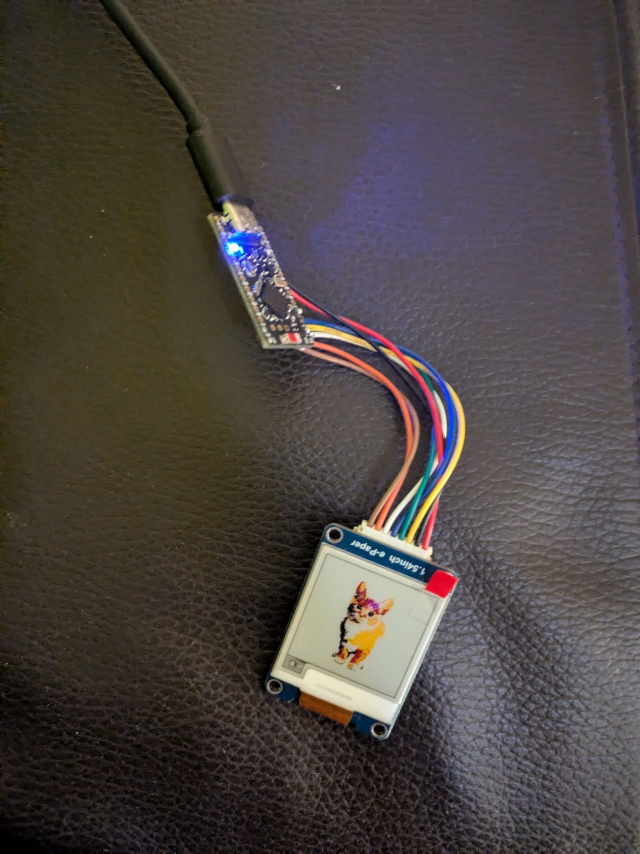
#> input picture assets/working_prototype.jpg, 1920 x 2560 px (shown at 1/3 size)
$ python img24c.py ../assets/working_prototype.jpg
#> lines starting #> are read from the running program, lines starting #| are printed output that depends on the picture; after the words box and inside, x2 and y2 are one past the last pixel; in counts of white or black regions, pixels touching at a corner belong together
#!/usr/bin/env python3
"""
image_to_epd4c.py

Convert an image into three separate 1-bit-per-pixel C byte arrays
(black, red, yellow) suitable for GxEPD2 4-color e-paper displays
(e.g. GDEM0154F51H 1.54" BWRY panel).

Usage:
    pip install pillow
    python image_to_epd4c.py input.jpg -o imagemap.h -w 200 -H 200

Output:
    A .h file defining:
        const unsigned char epd_bitmap_black[]  PROGMEM = {...};
        const unsigned char epd_bitmap_red[]    PROGMEM = {...};
        const unsigned char epd_bitmap_yellow[] PROGMEM = {...};

    Each array is packed MSB-first, one bit per pixel, rows padded to
    a byte boundary — the format Adafruit_GFX / GxEPD2 drawBitmap()
    expects. A set bit means "draw this ink color" at that pixel.
"""

import argparse
from PIL import Image

# Target 4-color palette (order doesn't matter for quantize, we map by RGB after)
PALETTE = {
    "white":  (255, 255, 255),
    "black":  (10, 10, 10),
    "red":    (255, 30, 0),
    "yellow": (255, 255, 20),
}


def quantize_to_palette(img: Image.Image) -> Image.Image:
    """Quantize an RGB image to the fixed 4-color palette with dithering."""
    # Build a palette image Pillow can quantize against
    pal_img = Image.new("P", (1, 1))
    flat_palette = []
    for color in PALETTE.values():
        flat_palette.extend(color)
    # Pillow palettes need 256 entries (768 values); pad with the last color
    while len(flat_palette) < 768:
        flat_palette.extend(PALETTE["white"])
    pal_img.putpalette(flat_palette)

    rgb = img.convert("RGB")
    quantized = rgb.quantize(palette=pal_img, dither=Image.FLOYDSTEINBERG)
    return quantized.convert("RGB")


def pack_mask_to_bytes(mask: Image.Image) -> bytes:
    """Pack a 1-bit-per-pixel mask (mode '1') into MSB-first bytes, row-padded."""
    w, h = mask.size
    bytes_per_row = (w + 7) // 8
    out = bytearray(bytes_per_row * h)
    px = mask.load()

    for y in range(h):
        for x in range(w):
            if px[x, y]:  # non-zero == set
                byte_index = y * bytes_per_row + (x // 8)
                bit_index = 7 - (x % 8)
                out[byte_index] |= (1 << bit_index)
    return bytes(out)


def make_color_mask(quantized_rgb: Image.Image, target_rgb: tuple) -> Image.Image:
    """Return a mode '1' image: pixel set where quantized image == target_rgb."""
    w, h = quantized_rgb.size
    mask = Image.new("1", (w, h), 0)
    src = quantized_rgb.load()
    dst = mask.load()
    for y in range(h):
        for x in range(w):
            if src[x, y] == target_rgb:
                dst[x, y] = 1
    return mask


def format_c_array(name: str, data: bytes, width: int, height: int) -> str:
    lines = [f"// {name}: {width}x{height}px, {len(data)} bytes"]
    lines.append(f"const unsigned char {name}[] PROGMEM = {{")
    for i in range(0, len(data), 16):
        chunk = data[i:i + 16]
        row = ", ".join(f"0x{b:02X}" for b in chunk)
        lines.append(f"  {row},")
    lines.append("};")
    return "\n".join(lines)


def main():
    ap = argparse.ArgumentParser(description=__doc__)
    ap.add_argument("input", help="Path to source image")
    ap.add_argument("-o", "--output", default="imagemap.h", help="Output header file")
    ap.add_argument("-w", "--width", type=int, default=200, help="Target width in px")
    ap.add_argument("-H", "--height", type=int, default=200, help="Target height in px")
    ap.add_argument("--fit", choices=["stretch", "cover"], default="cover",
                     help="How to resize source image to target dims")
    args = ap.parse_args()

    img = Image.open(args.input).convert("RGB")
#> img is the input picture: PIL image 1920x2560 RGB; mean R, G, B 76.4, 69.1, 66.3

    if args.fit == "stretch":
        img = img.resize((args.width, args.height), Image.LANCZOS)
    else:  # cover: resize+crop to fill target, preserving aspect ratio
        src_ratio = img.width / img.height
#> src_ratio = 0.75
        dst_ratio = args.width / args.height
        if src_ratio > dst_ratio:
            new_h = args.height
            new_w = int(new_h * src_ratio)
        else:
            new_w = args.width
            new_h = int(new_w / src_ratio)
#> new_h = 266
        img = img.resize((new_w, new_h), Image.LANCZOS)
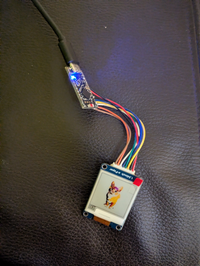
#> img: PIL image 200x266 RGB; mean R, G, B 76.4, 69.1, 66.3
        left = (new_w - args.width) // 2
        top = (new_h - args.height) // 2
#> top = 33
        img = img.crop((left, top, left + args.width, top + args.height))
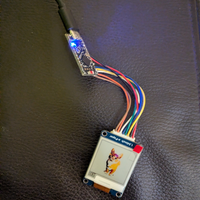
#> img: PIL image 200x200 RGB; mean R, G, B 82.1, 74.6, 71.3

    quantized = quantize_to_palette(img)
#> in quantize_to_palette, `quantized = rgb.quantize(palette=pal_img, dither=Image.FLOYDSTEINBERG)`:
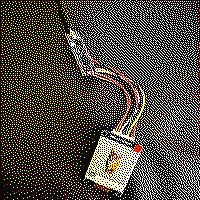
#> quantized: PIL image 200x200 P; mean R, G, B 82.8, 76.4, 67.4

    black_mask = make_color_mask(quantized, PALETTE["black"])
#> in make_color_mask, `mask = Image.new("1", (w, h), 0)`: mask: PIL image 200x200 1; every value is 0
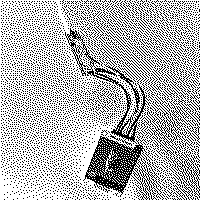
#> black_mask: PIL image 200x200 1; 70.3% white; black in thin lines or dots
    red_mask = make_color_mask(quantized, PALETTE["red"])
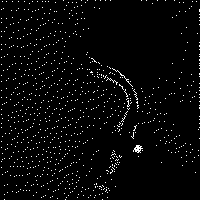
#> red_mask: PIL image 200x200 1; 2.9% white in thin lines or dots
    yellow_mask = make_color_mask(quantized, PALETTE["yellow"])
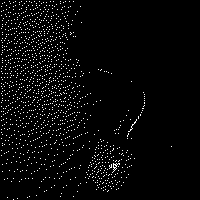
#> yellow_mask: PIL image 200x200 1; 3.4% white in thin lines or dots, all inside (x1, y1, x2, y2) = (1, 1, 172, 200)

    black_bytes = pack_mask_to_bytes(black_mask)
    red_bytes = pack_mask_to_bytes(red_mask)
    yellow_bytes = pack_mask_to_bytes(yellow_mask)

    header = []
    header.append("#pragma once")
    header.append("#include <Arduino.h>")
    header.append("")
    header.append(format_c_array("epd_bitmap_black", black_bytes, args.width, args.height))
    header.append("")
    header.append(format_c_array("epd_bitmap_red", red_bytes, args.width, args.height))
    header.append("")
    header.append(format_c_array("epd_bitmap_yellow", yellow_bytes, args.width, args.height))
    header.append("")

    with open(args.output, "w") as f:
        f.write("\n".join(header))

    print(f"Wrote {args.output}")
    print(f"  black:  {len(black_bytes)} bytes")
#|   black:  5000 bytes
    print(f"  red:    {len(red_bytes)} bytes")
#|   red:    5000 bytes
    print(f"  yellow: {len(yellow_bytes)} bytes")
#|   yellow: 5000 bytes

    # Optional: save a preview PNG of what will actually be printed
    preview_path = args.output.rsplit(".", 1)[0] + "_preview.png"
    quantized.save(preview_path)
    print(f"  preview: {preview_path}")


if __name__ == "__main__":
    main()
